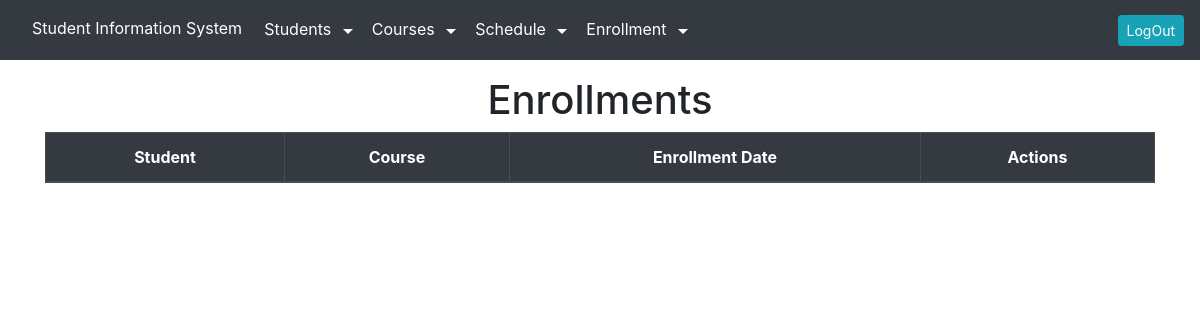
The page /enrollmentlist/ (signed in) on the database as committed earlier.
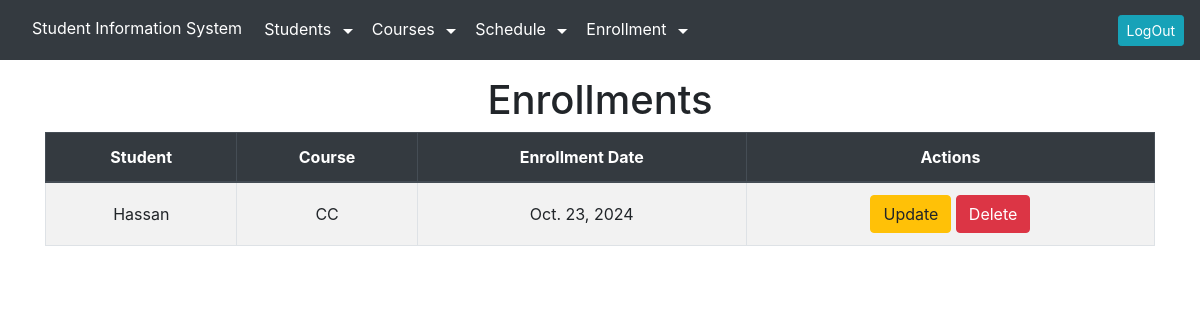
The same page on the database as committed later.
### sis_app/models.py (models this page shows, shortened)
class Enrollment(models.Model):
    student = models.ForeignKey(Student, on_delete=models.CASCADE)
    course = models.ForeignKey(Course, on_delete=models.CASCADE)
    enrollment_date = models.DateField()

class Student(models.Model):
    id = models.AutoField(primary_key=True)
    name = models.CharField(max_length=100)
    email = models.EmailField(unique=True)
    date_of_birth = models.DateField()
    program_enrolled = models.CharField(max_length=100)

class Course(models.Model):
    id = models.AutoField(primary_key=True)
    name = models.CharField(max_length=100)
    instructor = models.CharField(max_length=100)
    credits = models.IntegerField()

### sis_app/views.py (the view)
# urls.py: path('enrollmentlist/', views.enrollment_read_view, name='enrollment_list'),
@login_required
def enrollment_read_view(request):
    enrollments = Enrollment.objects.all()
    return render(request, 'enrollment_list.html', {'enrollments': enrollments})

### sis_app/templates/enrollment_list.html (shortened to what this page needs)
{% extends "layout.html" %}
{% block content %}
<h1 class="text-center">Enrollments</h1>
<table class="table table-bordered table-striped text-center">
    <thead class="thead-dark">
        <tr>
            <th>Student</th>
            <th>Course</th>
            <th>Enrollment Date</th>
            <th>Actions</th>
        </tr>
    </thead>
    <tbody>
        {% for enrollment in enrollments %}
        <tr>
            <td>{{enrollment.student.name}}</td>
            <td>{{enrollment.course.name}}</td>
            <td>{{enrollment.enrollment_date}}</td>
            <td>
                <a href="{%url 'enrollment_update' enrollment.id%}" class="btn btn-warning">Update</a>
                <a href="{%url 'enrollment_delete' enrollment.id%}" class="btn btn-danger">Delete</a>
            </td>
        </tr>
        {% endfor %}
    </tbody>
</table>
{% endblock %}

Rows that differ between the two databases and show on the page:
added Enrollment: student.name "Hassan", course.name "CC", enrollment_date "Oct. 23, 2024"
